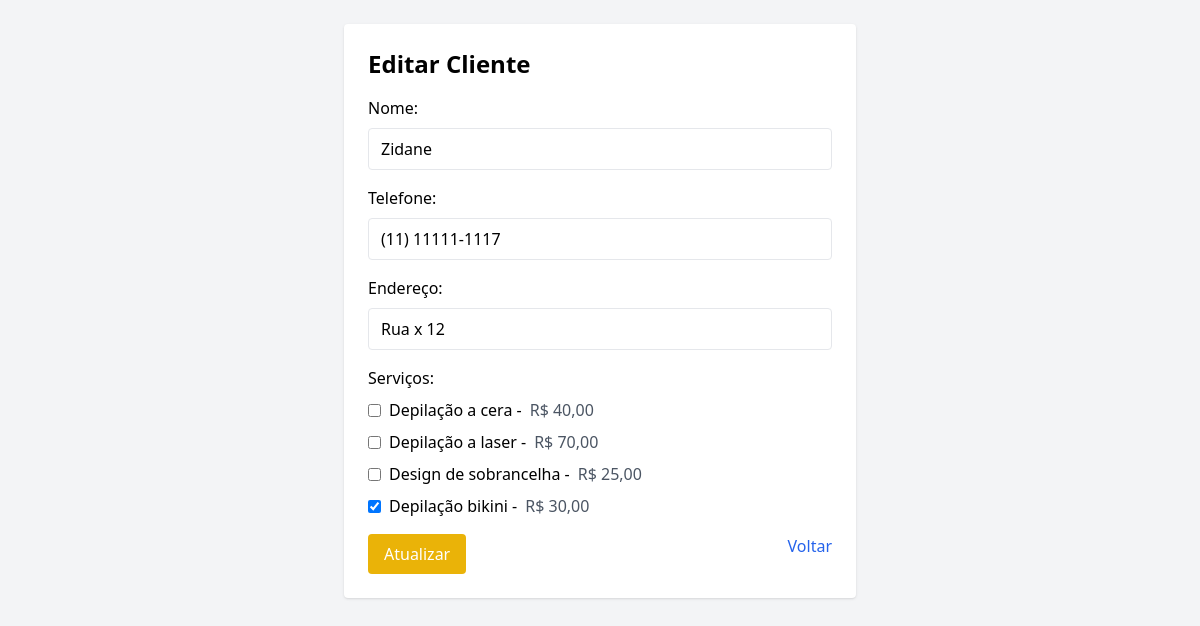
The app's page /editar.php?id=17 with its own data.
### tables this page shows
CREATE TABLE `clientes` (
  `id` int(11) NOT NULL,
  `nome` varchar(255) DEFAULT NULL,
  `telefone` varchar(100) DEFAULT NULL,
  `endereco` text DEFAULT NULL,
  `servico` text DEFAULT NULL,
  `status` varchar(20) DEFAULT NULL,
  `preco_total` decimal(10,2) DEFAULT 0.00
);

### editar.php (the view, shortened to what this page needs)
<?php
include 'conexao.php';
$id = $_GET['id'];
$result = $conn->query("SELECT * FROM clientes WHERE id = $id");
$cliente = $result->fetch_assoc();
$servicosSelecionados = explode(", ", $cliente['servico']);
$servicos = [
  "Depilação a cera" => 40.00,
  "Depilação a laser" => 70.00,
  "Design de sobrancelha" => 25.00,
  "Depilação bikini" => 30.00
];
?>
<!DOCTYPE html>
<html lang="pt-br">
<head>
  <script src="https://cdn.tailwindcss.com"></script>
</head>
<body class="bg-gray-100 p-6">
  <form action="atualizar.php" method="POST" class="max-w-lg mx-auto bg-white p-6 rounded shadow">
    <h2 class="text-2xl font-bold mb-4">Editar Cliente</h2>
    <label class="block mb-2">Nome:</label>
    <input type="text" name="nome" value="<?= $cliente['nome'] ?>" required class="w-full border px-3 py-2 mb-4 rounded" />
    <label class="block mb-2">Telefone:</label>
    <input type="text" name="telefone" value="<?= $cliente['telefone'] ?>" oninput="mascaraTelefone(this)" required class="w-full border px-3 py-2 mb-4 rounded" />
    <label class="block mb-2">Endereço:</label>
    <input type="text" name="endereco" value="<?= $cliente['endereco'] ?>" required class="w-full border px-3 py-2 mb-4 rounded" />
    <label class="block mb-2">Serviços:</label>
    <div class="mb-4 space-y-2">
      <?php foreach ($servicos as $nome => $preco): ?>
        <label class="flex items-center gap-2">
          <input type="checkbox" name="servicos[]" value="<?= $nome ?>" <?= in_array($nome, $servicosSelecionados) ? 'checked' : '' ?>>
          <?= $nome ?> - <span class="text-gray-600">R$ <?= number_format($preco, 2, ',', '.') ?></span>
        </label>
      <?php endforeach; ?>
    </div>
    <div class="flex justify-between">
      <button type="submit" class="bg-yellow-500 text-white px-4 py-2 rounded">Atualizar</button>
      <a href="listar.php" class="text-blue-600">Voltar</a>
    </div>
  </form>
</body>
</html>

### records on screen
clientes: nome "Zidane", telefone "(11) 11111-1117", endereco "Rua x 12", servico "☑"

### other values on screen
$nome "Depilação a cera"
$preco "40,00"
$nome "Depilação a laser"
$preco "70,00"
$nome "Design de sobrancelha"
$preco "25,00"
$nome "Depilação bikini"
$preco "30,00"
